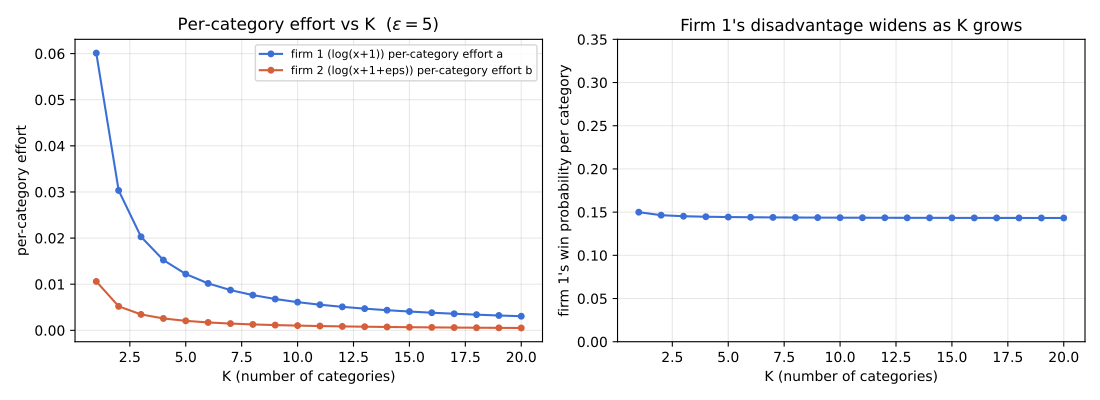

Write Python code to recreate this figure.
import numpy as np
from scipy.optimize import fsolve
import matplotlib
matplotlib.use("Agg")
import matplotlib.pyplot as plt

eps = 5.0
f1  = lambda x: np.log(x+1)
f1p = lambda x: 1/(x+1)
f2  = lambda x: np.log(x+1+eps)
f2p = lambda x: 1/(x+1+eps)

def sig(z):  return 1/(1+np.exp(-z))
def sigp(z): return sig(z)*(1-sig(z))

def eqs(vars_, K):
    a,b = vars_
    a = max(a, 0.0); b = max(b, 0.0)
    s = sigp(f1(a)-f2(b))
    return [s*f1p(a) - 2*K*a, s*f2p(b) - 2*K*b]

def solve(K):
    for a0 in [0.001, 0.01, 0.05, 0.1, 0.3]:
        for b0 in [0.0005, 0.005, 0.02, 0.05]:
            a,b = fsolve(eqs, [a0,b0], args=(K,))
            if a > -1e-6 and b > -1e-6:
                return max(a,0), max(b,0)
    raise RuntimeError(f"no solution found for K={K}")

Ks = list(range(1, 21))
a_vals, b_vals, F1_vals, F2_vals, win_probs = [], [], [], [], []
for K in Ks:
    a,b = solve(K)
    F1, F2 = f1(a), f2(b)
    a_vals.append(a); b_vals.append(b)
    F1_vals.append(F1); F2_vals.append(F2)
    win_probs.append(sig(F1-F2))
    print(f"K={K:2d}  a={a:.5f} b={b:.5f}  F1={F1:.4f} F2={F2:.4f}  "
          f"win_prob(firm1 vs firm2, per category)={sig(F1-F2):.4f}")

fig, axes = plt.subplots(1, 2, figsize=(11,4))

axes[0].plot(Ks, a_vals, label="firm 1 (log(x+1)) per-category effort a", color="#3b6fd6", marker='o', ms=4)
axes[0].plot(Ks, b_vals, label="firm 2 (log(x+1+eps)) per-category effort b", color="#d65f3b", marker='o', ms=4)
axes[0].set_xlabel("K (number of categories)")
axes[0].set_ylabel("per-category effort")
axes[0].set_title(r"Per-category effort vs K  ($\epsilon=5$)")
axes[0].legend(fontsize=8)
axes[0].grid(alpha=0.3)

axes[1].plot(Ks, win_probs, color="#3b6fd6", marker='o', ms=4)
axes[1].set_xlabel("K (number of categories)")
axes[1].set_ylabel("firm 1's win probability per category")
axes[1].set_title("Firm 1's disadvantage widens as K grows")
axes[1].set_ylim(0,0.35)
axes[1].grid(alpha=0.3)

fig.tight_layout()
fig.savefig("verify_K_scaling.pdf")
print("\nsaved verify_K_scaling.pdf")
print("\n(Cosine similarity of F(x1),F(x2) is EXACTLY 1 for every K here, by the equal-weight "
      "symmetry theorem -- both F-vectors sit on the all-ones ray. The earlier full-K-dim numeric "
      "run that showed cos dropping to 0.58 was a solver-precision artifact, not real economics.)")
